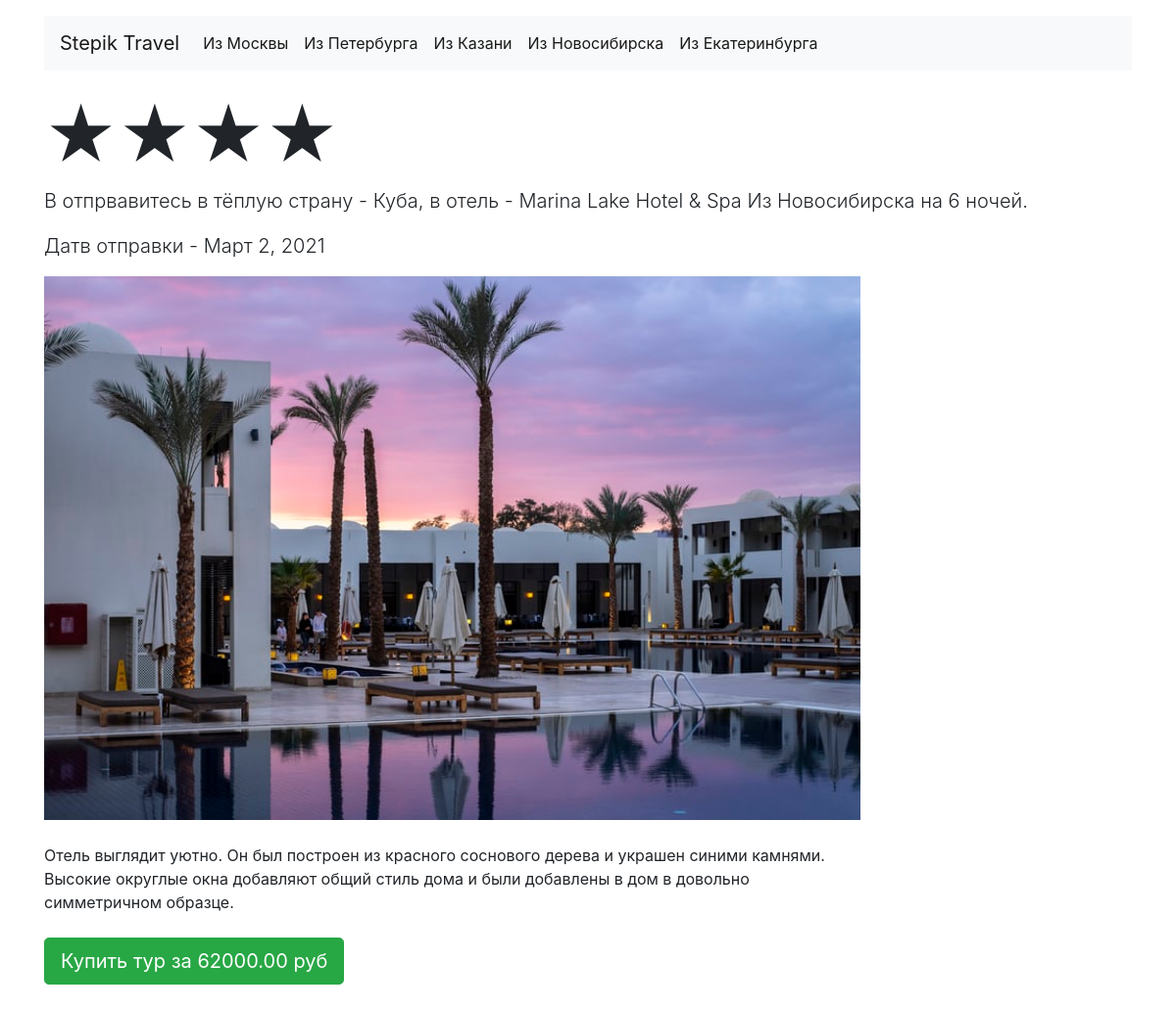
/tour/1/, run on the app's committed database.
### tours/models.py (models this page shows, shortened)
class Departure(models.Model):
    name = models.CharField(
        max_length=200,
        verbose_name='Название пути'
    )
    slug = models.SlugField(
        max_length=20,
        verbose_name='Слаг',
        null=True,
        blank=True
    )
    class Meta:
        verbose_name = 'Путь'
        verbose_name_plural = 'Пути'
    def get_absolute_url(self):
        return reverse('departure', kwargs={"slug": self.slug})

class Tour(models.Model):
    name = models.CharField(
        max_length=200,
        verbose_name='Название тура'
    )
    description = models.TextField(
        max_length=3000,
        verbose_name='Описание тура'
    )
    departure = models.ForeignKey(
        Departure,
        on_delete=models.CASCADE,
        verbose_name='Название пути',
        blank=True,
        null=True
    )
    image = models.ImageField(
        upload_to='photos/%Y/%m/%d/',
        verbose_name='Изображение'
    )
    price = models.DecimalField(
        max_digits=10,
        decimal_places=2,
        verbose_name='Цена тура'
    )
    stars = models.PositiveIntegerField(
        blank=True,
        null=True,
        default=0,
        verbose_name='Кол-во звёзд у тура'
    )
    country = models.CharField(
        max_length=30,
        verbose_name='Страна тура',
        blank=True, null=True
    )
    date = models.DateField(
        auto_now=False,
        auto_now_add=False,
        verbose_name='Дата начла тура',
        blank=True, null=True
    )
    duration = models.PositiveSmallIntegerField(
        default=0,
        verbose_name='Продолжительность тура'
    )
    class Meta:
        verbose_name = 'Тур'
        verbose_name_plural = 'Туры'

### tours/views.py (the view)
# urls.py: path('tour/<int:pk>/', TourView.as_view(), name='tour_detail'),
class TourView(View):
    def get(self, request, pk):
        tour = Tour.objects.get(id=pk)
        local_departure = Departure.objects.all()
        departures = Departure.objects.all()
        context = {
            'title': tour.name,
            'tour': tour,
            'local_departure': local_departure,
            'departures': departures,
            'tour_stars': range(tour.stars),
        }
        return render(
            request,
            'detail_tour/tour.html',
            context=context
        )

### tours/templates/detail_tour/tour.html (shortened to what this page needs)
{% extends 'base.html' %}
{% block content %}
<main class="container">
    <section class="mt-3 pb-5">
        <h1 class="display-3 mt-4">{% for i in tour_stars %}★{% endfor %}</h1>
        <p class="lead">В отпрвавитесь в тёплую страну - {{ tour.country }}, в отель - {{ tour.name }} Из
            {{ tour.departure.name }} на {{ tour.duration }} ночей.</p>
        <p class="lead"> Датв отправки - {{ tour.date }}</p>
        <img src="{{ tour.image.url }}"
             class="w-75" alt="img">
        <p class="my-4 w-75">{{ tour.description }}</p>
        <a href="#" class="btn btn-success btn-lg">Купить тур за {{ tour.price }} руб</a>
    </section>
</main>
{% endblock %}

### templates/inc/_header.html (shortened to what this page needs)
<header class="container mt-3">
    <nav class="navbar navbar-expand-lg navbar-light bg-light">
        <a class="navbar-brand" href="{% url 'home' %}">Stepik Travel</a>
        <div class="collapse navbar-collapse" id="navbarNav">
            {% for departure in departures %}
            <ul class="navbar-nav">
                <li class="nav-item active">
                    <a class="nav-link {% if request.path == departure.get_absolute_url %}active{% endif %}"
                       href="{{ departure.get_absolute_url }}">Из {{ departure.name }}</a>
                </li>
            </ul>
            {% endfor %}
        </div>
    </nav>
</header>

### data on the page
Departure: name "Москвы"
Departure: name "Петербурга"
Departure: name "Казани"
Departure: name "Новосибирска"
Departure: name "Екатеринбурга"
Tour: country "Куба", name "Marina Lake Hotel & Spa", departure.name "Новосибирска", duration "6", date "Март 2, 2021", image (picture), description "Отель выглядит уютно. Он был построен из красного соснового дерева и украшен синими камнями. Высокие округлые окна добавляют общий стиль дома и были добавлены в дом в довольно симметричном образце.", price "62000.00"
